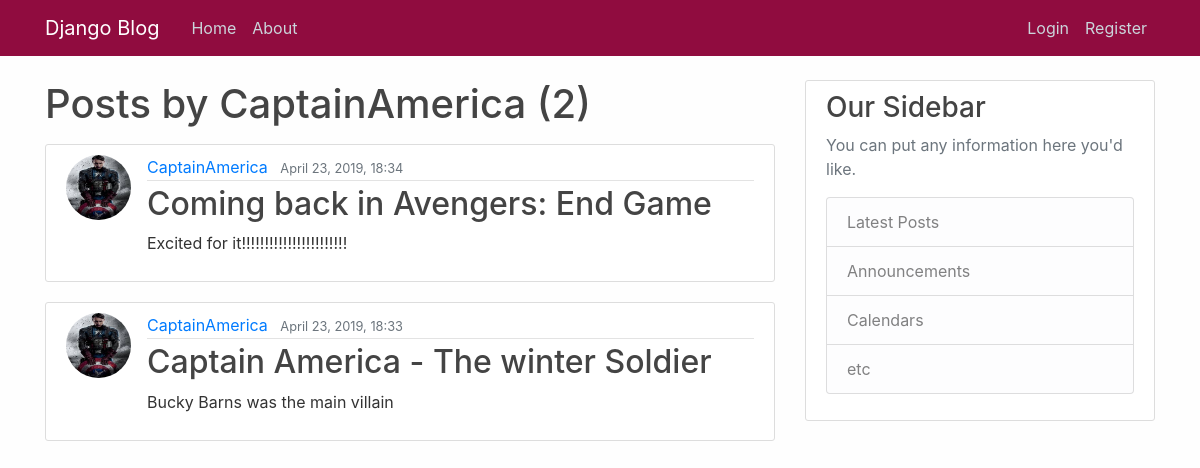
The page /user/CaptainAmerica on the database as committed earlier.
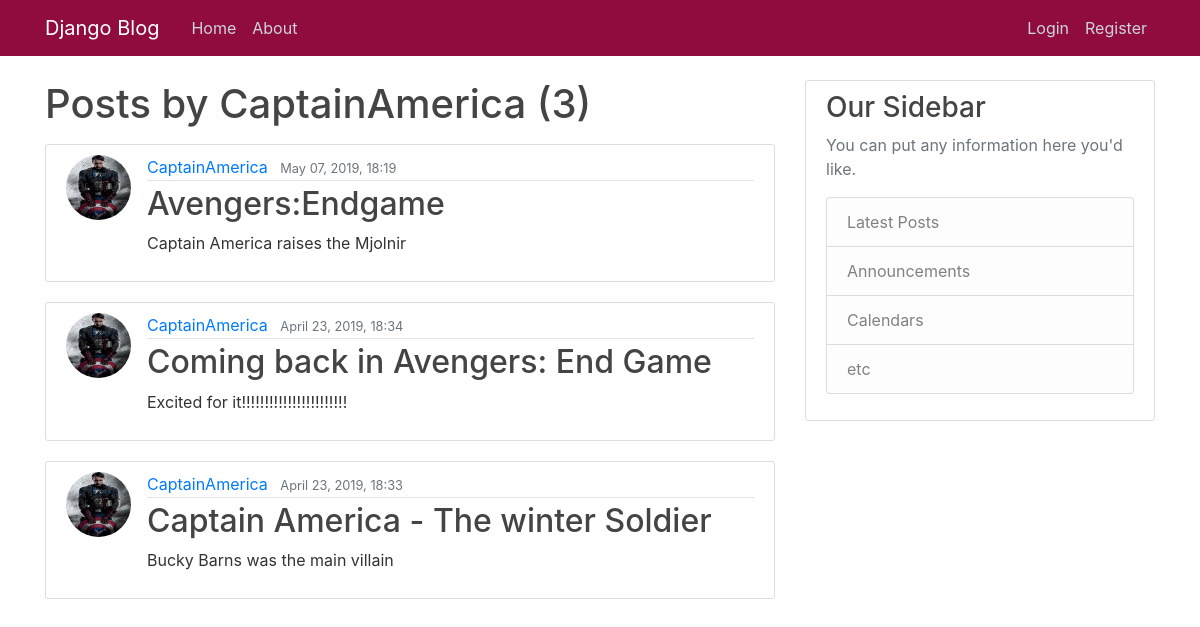
The same page on the database as committed later.
### myblogApp/models.py (models this page shows, shortened)
class Post(models.Model):
    objects = models.Manager()
    title = models.CharField(max_length=100)
    content = models.TextField(default='Demo Posts')
    date_posted = models.DateTimeField(default=timezone.now)
    author = models.ForeignKey(User , on_delete = models.CASCADE)

### userApp/models.py (models this page shows, shortened)
class Profile(models.Model):
    objects = models.Manager()
    user = models.OneToOneField(User , on_delete = models.CASCADE)
    image = models.ImageField(default = 'default.jpg' , upload_to = 'profile_pics')

### myblogApp/views.py (the view)
# urls.py: path('user/<str:username>', UserPostListView.as_view() , name='user-posts'),
class UserPostListView(ListView):
    model = Post
    template_name = "myblogApp/user_posts.html"
    context_object_name = 'blogPosts'
    paginate_by = 5
    def get_queryset(self):
        user = get_object_or_404(User, username=self.kwargs.get('username'))
        return Post.objects.filter(author=user).order_by('-date_posted')

### myblogApp/templates/myblogApp/user_posts.html (shortened to what this page needs)
{% extends "myblogApp/base.html" %}
{% block content %}
    <h1 class="mb-3">Posts by {{ view.kwargs.username }} ({{ page_obj.paginator.count }})</h1>
    {% for posts in blogPosts %}
        <article class="media content-section">
            <img class="rounded-circle article-img" src="{{ posts.author.profile.image.url }}">
            <div class="media-body">
              <div class="article-metadata">
                <a class="mr-2" href="{% url 'user-posts' posts.author.username %}">{{ posts.author }}</a>
                <small class="text-muted">{{ posts.date_posted|date:"F d, Y, H:i" }}</small>
              </div>
              <h2><a class="article-title" href="{% url 'post-detail' posts.id %}">{{ posts.title }}</a></h2>
              <p class="article-content">{{ posts.content }}</p>
            </div>
        </article>
    {% endfor %}
{% endblock content %}

Rows that differ between the two databases and show on the page:
added Post: author.profile.image (picture), author "CaptainAmerica", date_posted "May 07, 2019, 18:19", title "Avengers:Endgame", content "Captain America raises the Mjolnir"
Other text that changed with them:
{{ page_obj.paginator.count }}: "2" → "3"
